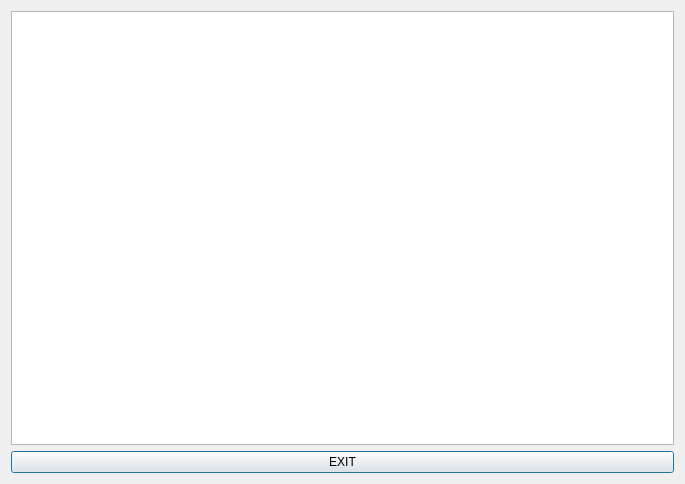
<?xml version="1.0" encoding="UTF-8"?>
<ui version="4.0">
 <class>NetInfo</class>
 <widget class="QDialog" name="NetInfo">
  <property name="geometry">
   <rect>
    <x>0</x>
    <y>0</y>
    <width>685</width>
    <height>484</height>
   </rect>
  </property>
  <property name="windowTitle">
   <string>Dialog</string>
  </property>
  <layout class="QGridLayout" name="gridLayout">
   <item row="0" column="0">
    <widget class="QTextEdit" name="networkInfo_textEdit"/>
   </item>
   <item row="1" column="0">
    <widget class="QPushButton" name="exitNetInfoDialog_button">
     <property name="text">
      <string>EXIT</string>
     </property>
    </widget>
   </item>
  </layout>
 </widget>
 <resources/>
 <connections/>
</ui>
